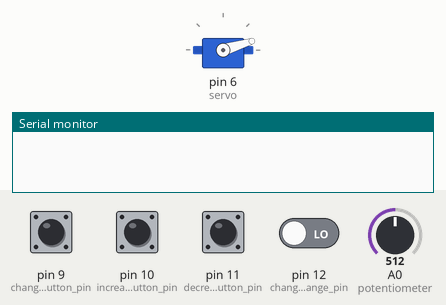
This sketch was run on a simulated Arduino Uno, built with avr-gcc and run on an emulated ATmega328P. Parts: servo, the last lines printed to the serial monitor. The inputs (shaded band) are chosen by the test bench; at power-on: pin 9 (change_mode_button_pin), pin 10 (increase_dc_button_pin), pin 11 (decrease_dc_button_pin), pin 12 (change_step_change_pin) LOW, A0 (potentiometer) = 512.

Above: at 1.7 s.
1.8 s: pin 9 (change_mode_button_pin) pulled HIGH for 0.15 s
At 2.6 s:
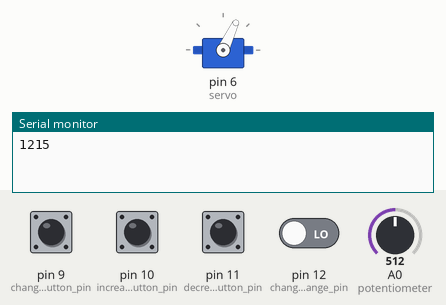
3.4 s: A0 (potentiometer) set to 306
At 3.8 s:
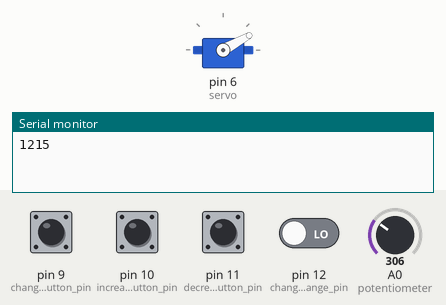
4.9 s: A0 (potentiometer) set to 900
At 6.1 s:
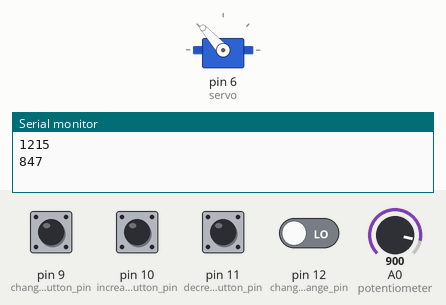
6.4 s: A0 (potentiometer) set to 1023
At 7.3 s:
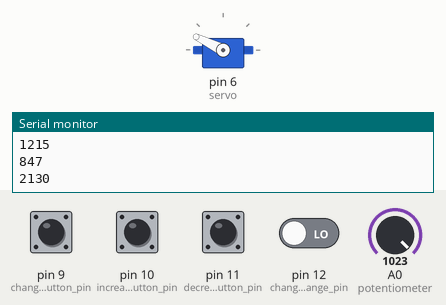
7.9 s: A0 (potentiometer) set to 716
At 8.4 s:
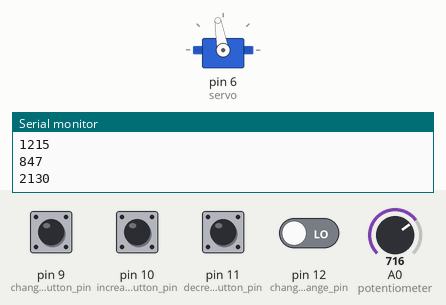
9.4 s: A0 (potentiometer) set to 511
At 10.7 s:
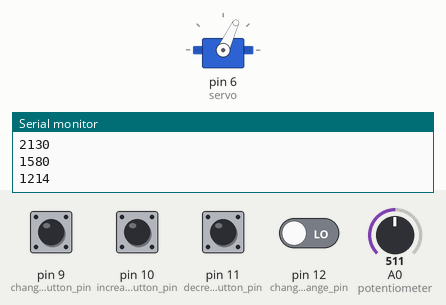
Timing chart, 0 to 11.9 s (numbered marks = the images above; inputs shaded):
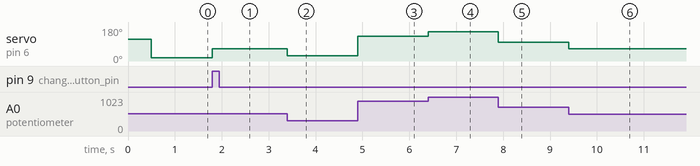

The sketch:

DeltaArduinoTests.ino
```cpp
#include <Servo.h>

//--CHANGE DC MODE--//
#define CHANGE_WITH_BUTTONS 0
#define CHANGE_WITH_POTENTIOMETER 1

//--SERVO MOVEMENT--//
#define CLOCKWISE 0
#define COUNTERCLOCKWISE 1

Servo servo;

//If these values are changed servos need to be calibrated again
int max_duty_cycle = 2130;
int min_duty_cycle = 300;

int change_mode_button_pin =  9;
int increase_dc_button_pin = 10;
int decrease_dc_button_pin = 11;
int change_step_change_pin = 12;

//Every time the servo turns it has to compensate the slack of it
//Track of the previous direction is needed
int servo_direction = CLOCKWISE;
int change_dir_compensation_val = 20;

//CALIBRATION :
    //READ THE CURRENT POSITION WITH THE POT. VALUE
    //LOOK FOR THE CENTER WITH THE POT. VALUE AND MOVE
    //CHANGE VARIABLE SERVODIRECTION DEPENDING ON THE TRAJECTORY IT TOOK
//SYSTEM HAS TO BE ABLE TO COMPENSATE OFFSETS WITH THE POT. VALUE FEEDBACK

void setup() {

    Serial.begin(9600);

    servo.attach(6);

    pinMode(change_mode_button_pin, INPUT);
    pinMode(increase_dc_button_pin, INPUT);
    pinMode(decrease_dc_button_pin, INPUT);
    pinMode(change_step_change_pin, INPUT);

    //THE FIRST MOVE HAS TO LEFT THE SERVO MOVED CLOCKWISED (SLACK CORRECTION)
    int mean_dc = (max_duty_cycle + min_duty_cycle) / 2;
    servo.writeMicroseconds(mean_dc + 500);
    delay(500);
    servo.writeMicroseconds(mean_dc - 500);

}

void loop() {

    static int duty_cycle = (min_duty_cycle + max_duty_cycle) / 2 - 500; // Start at the middle
    static int change_dc_mode = CHANGE_WITH_BUTTONS;

    switch (change_dc_mode) {

        case CHANGE_WITH_POTENTIOMETER:     potentiometer(&duty_cycle);
                                            break;

        case CHANGE_WITH_BUTTONS:           push_buttons(&duty_cycle);
                                            break;

    }

    change_mode(&change_dc_mode);

    servo.writeMicroseconds(duty_cycle);

    serial_write_every_ms(2000, duty_cycle);

}

void serial_write_every_ms(int wait_time, int duty_cycle) {

    static unsigned long startMilis = millis();

    if ((millis() - startMilis) > wait_time) {
        startMilis = millis();
        Serial.println(duty_cycle);
    }

}

char* int_to_char(int number) {

    int number_len = 1;
    int temp = number;

    while(temp > 9) {
        temp /= 10;
        number_len++;
    }

    char* val = (char*) malloc(number_len+2);

    for (int i = 0; i < number_len; i++) {

        val[i] = number / (int)(pow(10, (number_len-i-1))) % 10 + '0';

    }

    val[number_len] = '\n';
    val[number_len+1] = '\0';

    return val;
}

void potentiometer(int* duty_cycle) {

    static int previous_dc = *duty_cycle; //

    *duty_cycle = map(analogRead(A0) ,0 , 1023, min_duty_cycle, max_duty_cycle);

    int difference = *duty_cycle - previous_dc;
    int min_differnece = 50; //Min value to apply the compensation, to avoit jitter


    if (difference < -min_differnece) {
        if (servo_direction == CLOCKWISE) {
            servo_direction = COUNTERCLOCKWISE;
            *duty_cycle -= change_dir_compensation_val;
        }
        previous_dc = *duty_cycle;

    }
    else if (difference > min_differnece) {
        if (servo_direction == COUNTERCLOCKWISE) {
            servo_direction = CLOCKWISE;
            *duty_cycle += change_dir_compensation_val;
        }
        previous_dc = *duty_cycle;

    } //Do not refresh previous_dc it the change of dc has not surpassed the min_difference

}

void change_mode(int* change_dc_mode) {

    static int S4 = 0;
    bool change_dc_m_button = digitalRead(change_mode_button_pin);

    if (change_dc_m_button && !S4) {

      *change_dc_mode = (*change_dc_mode + 1) % 2;
      S4 = 1;

    }
    else if (!change_dc_m_button) S4 = 0;

}

void push_buttons(int* duty_cycle) {

    static int S1 = 0, S2 = 0, S3 = 0;
    static int mode = 0;

    int step1 = 20, step2 = 40, step3 = 100;

    bool change_mode_button = digitalRead(change_step_change_pin);
    bool increase_dc_button = digitalRead(increase_dc_button_pin);
    bool decrease_dc_button = digitalRead(decrease_dc_button_pin);

    //--INCREMENT duty_cycle--//
    if (increase_dc_button && !S1) {

        //Increase value depending on the mode
        switch(mode) {
            case 0:
                *duty_cycle = *duty_cycle + step1;
                break;
            case 1:
                *duty_cycle = *duty_cycle + step2;
                break;
            default:
            *duty_cycle = *duty_cycle + step3;
            break;
        }

        //Limit max angle
        if (*duty_cycle >= max_duty_cycle) *duty_cycle = max_duty_cycle;

        //Flank detection
        S1 = 1;

        //Change direction compensation
        if (servo_direction == CLOCKWISE) {
            servo_direction = COUNTERCLOCKWISE;
            *duty_cycle += change_dir_compensation_val;
        }

    }
    else if (!increase_dc_button) S1 = 0;

    //--DECREMENT duty_cycle--//
    if (decrease_dc_button && !S2) {

     switch(mode) {
        case 0:
            *duty_cycle = *duty_cycle - step1;
            break;
        case 1:
            *duty_cycle = *duty_cycle - step2;
            break;
        default:
            *duty_cycle = *duty_cycle - step3;
            break;
     }

     if (*duty_cycle <= min_duty_cycle) *duty_cycle = min_duty_cycle;

     S2 = 1;

     if (servo_direction == COUNTERCLOCKWISE) {
        servo_direction = CLOCKWISE;
        *duty_cycle -= change_dir_compensation_val;
     }

    }
    else if (!decrease_dc_button) S2 = 0;

    //--CHANGE STEP--//
    if (change_mode_button && !S3) {

        mode = (mode + 1) % 3;
        S3 = 1;

    }
    else if (!change_mode_button) S3 = 0;

}
```

Measured:
- after the input at 1.8 s, servo on pin 6 (servo): 17° → 65° at once
- after the input at 3.4 s, servo on pin 6 (servo): 65° → 29° at once
- after the input at 4.9 s, servo on pin 6 (servo): 29° → 132° at once
- after the input at 6.4 s, servo on pin 6 (servo): 132° → 154° at once
- after the input at 7.9 s, servo on pin 6 (servo): 154° → 100° at once
- after the input at 9.4 s, servo on pin 6 (servo): 100° → 65° at once
